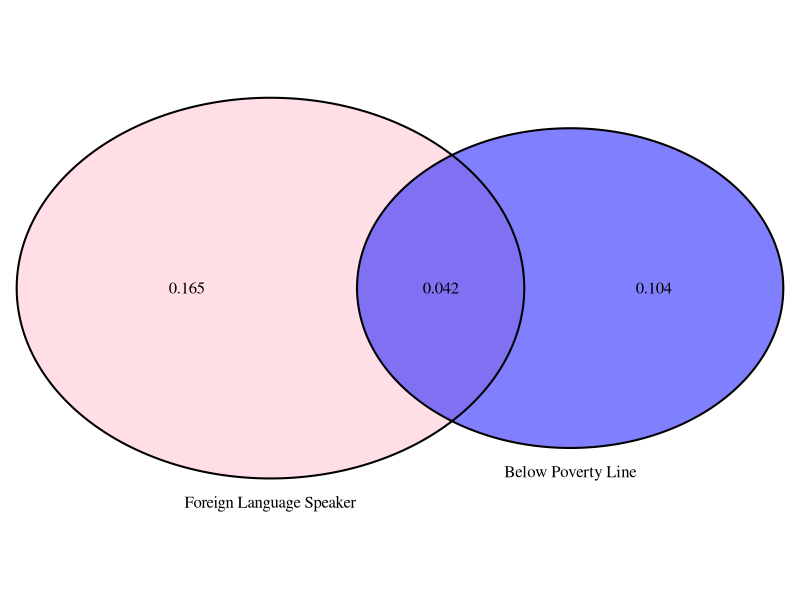
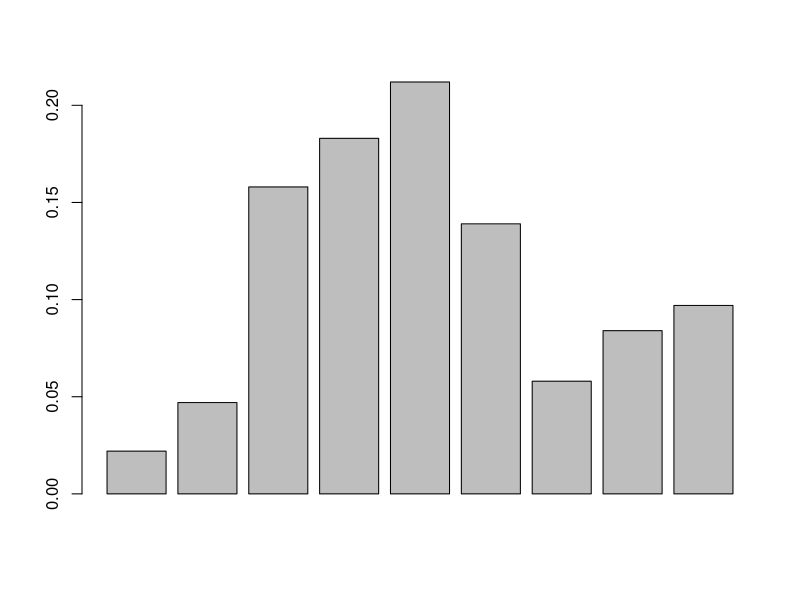

These figures' R source, in order:
## ---- chunk 1
#install.packages('VennDiagram')
library(VennDiagram)
draw.pairwise.venn(area1 = 0.146, area2 = 0.207, cross.area = 0.042, category = c("Below Poverty Line", "Foreign Language Speaker"), fill = c("blue","pink"), alpha = rep(0.5, 2), cat.pos = c(0,0), cat.dist = rep(0.025 ,2))
## ---- chunk 2
bags <- matrix(c(0.54,0.34,0.12), nrow = 1, ncol = 3)
rownames(bags) <- c("Probabilty")
colnames(bags) <- c("$0", "1bag=$25", "2bag=$35")
bags
## ---- chunk 3
income <- c(0.022,0.047,0.158,0.183,0.212,0.139,0.058,0.084,0.097)
barplot(income)
